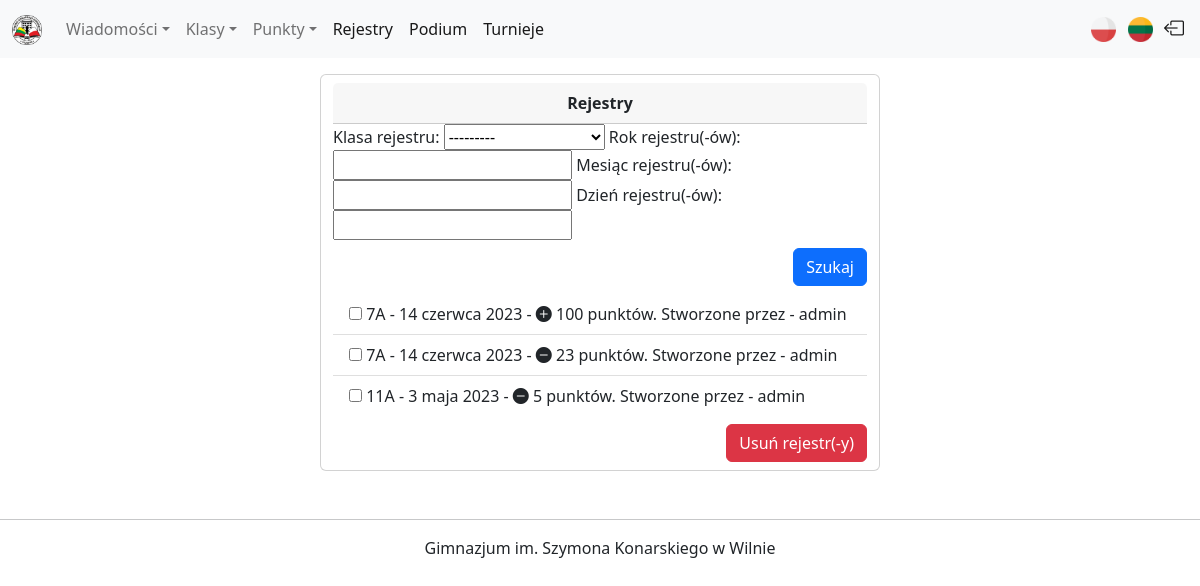
The page /pl/school/points/log/history (signed in) on the database its author committed.
### points/models.py (models this page shows, shortened)
class PointsLog(models.Model):
    points_log_class = models.ForeignKey(Classes, verbose_name=_("Klasa rejestru"), on_delete=models.CASCADE, null=True)
    points_log_date = models.DateField(verbose_name=_("Data rejestru"), auto_now_add=True)
    points_log_type = models.BooleanField(verbose_name=_("Typ rejestru"), null=True, blank=True)
    points_log_amount = models.PositiveSmallIntegerField(verbose_name=_("Ilość punktów"),
        validators=[MinValueValidator(1), MaxValueValidator(100)], null=False
    )
    points_log_created_by = models.CharField(verbose_name=_("Przez kogo zrobiony rejestr"), max_length=30, null=True)

class Classes(models.Model):
    SCHOOL_LETTER_CHOICES = [
        ("A", "A"),
        ("B", "B"),
        ("C", "C"),
        ("D", "D"),
        ("E", "E"),
    ]
    SCHOOL_LEVEL_CHOICES = [
        (_("Klasy początkowe"), _("Klasy początkowe")),
        (_("Klasy średnie"), _("Klasy średnie")),
        (_("Klasy starsze"), _("Klasy starsze")),
    ]
    class_number = models.PositiveSmallIntegerField(verbose_name=_("Numer klasy"),
        validators=[MinValueValidator(1), MaxValueValidator(12)], null=False
    )
    class_letter = models.CharField(verbose_name=_("Litera klasy"),
        max_length=1, choices=SCHOOL_LETTER_CHOICES, default="A"
    )
    class_school_level = models.CharField(_("Poziom szkolnictwa"),
        max_length=16, choices=SCHOOL_LEVEL_CHOICES, default="Klasy średnie"
    )
    class_teacher_name = models.CharField(verbose_name=_("Imię wychowawczyni"), max_length=20)
    class_teacher_surname = models.CharField(verbose_name=_("Nazwisko wychowawczyni"), max_length=20)
    class_points = models.PositiveSmallIntegerField(verbose_name=_("Punkty"),
        validators=[MinValueValidator(0), MaxValueValidator(999)], null=False,
        default=0
    )
    def __str__(self):
        return f"{self.class_number}{str(self.class_letter).capitalize()} - {_(self.class_school_level)}"

### points/views.py (the view)
# urls.py: path("school/points/log/history", views.LogsList.as_view(), name="points_logs_history"),
class LogsList(LoginRequiredMixin, ListView):
    template_name = "logs.html"
    model = PointsLog
    context_object_name = "logs"
    ordering = ["-points_log_date"]
    def get_context_data(self, **kwargs):
        context = super().get_context_data(**kwargs)
        context["filter"] = PointsLogFilter(
            self.request.GET, self.get_queryset()
        )
        return context

### points/templates/logs.html (shortened to what this page needs)
{% extends "base.html" %}
{% load bootstrap %}
{% load i18n %}
{% block content %}
<div class="container">
    <div class="row">
        <div class="card mx-auto" style="width: 35rem;">
            <div class="card-header text-center mt-2">
                <b>{% trans "Rejestry" %}</b>
            </div>
            <form method="GET">
                {{ filter.form|bootstrap }}
                <div class="text-end">
                    <button type="submit" class="btn btn-primary mt-2 mb-2">{% trans "Szukaj" %}</button>
                </div>
            </form>
            <form action="{% url 'points:points_log_delete' %}" method="post" enctype="multipart/form-data">
                <ul class="list-group list-group-flush">
                    {% for log in filter.qs %}
                        {% if log.points_log_type %}
                            <li class="list-group-item"><input type="checkbox" id="logsCheckbox{{log.id}}" name="logs" value="{{log.id}}"> <label for="logsCheckbox{{log.id}}">{{ log.points_log_class.class_number }}{{ log.points_log_class.class_letter }} - {{ log.points_log_date }} - <i class="bi bi-plus-circle-fill"></i> {{ log.points_log_amount }} {% trans "punktów. Stworzone przez" %} - {{ log.points_log_created_by }}</label>
                            </li>
                        {% else %}
                            <li class="list-group-item"><input type="checkbox" id="logsCheckbox{{log.id}}" name="logs" value="{{log.id}}"> <label for="logsCheckbox{{log.id}}">{{ log.points_log_class.class_number }}{{ log.points_log_class.class_letter }} - {{ log.points_log_date }} - <i class="bi bi-dash-circle-fill"></i> {{ log.points_log_amount }} {% trans "punktów. Stworzone przez" %} - {{ log.points_log_created_by }}</label>
                            </li>
                        {% endif %}
                    {% endfor %}
                </ul>
                <div class="text-end pt-2 mb-2">
                    <button class="btn btn-danger" type="submit">{% trans "Usuń rejestr(-y)" %}</button>
                </div>
            </form>
        </div>
    </div>
</div>
{% endblock %}

### static/styles.css (style rules this page uses)
body { overflow-x: hidden; }

### rows shown on the page
PointsLog: points_log_class.class_number "7", points_log_class.class_letter "A", points_log_date "14 czerwca 2023", points_log_amount "100", points_log_created_by "admin"
PointsLog: points_log_class.class_number "7", points_log_class.class_letter "A", points_log_date "14 czerwca 2023", points_log_amount "23", points_log_created_by "admin"
PointsLog: points_log_class.class_number "11", points_log_class.class_letter "A", points_log_date "3 maja 2023", points_log_amount "5", points_log_created_by "admin"
